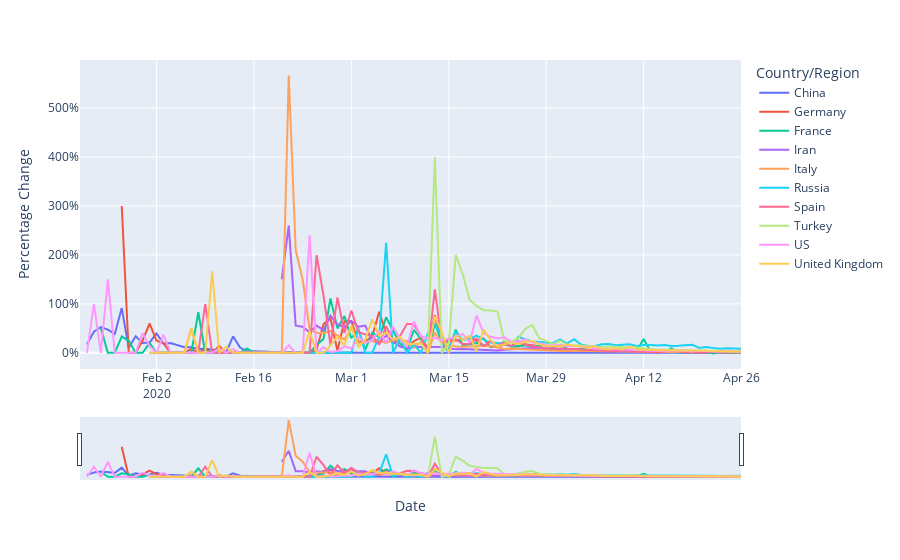

Here is the notebook cell this chart was saved with:
### Code cell
confirmed_pct_df=pd.concat([confirmed_df,confirmed_df.groupby([country_col])['Confirmed Cases'].pct_change().rename('Percentage Change')*100],axis=1)

fig=px.line(confirmed_pct_df, color=country_col, x='Date',y='Percentage Change')
fig.update_layout(yaxis = {'ticksuffix':'%'})
fig.update_xaxes(rangeslider_visible=True)
fig.show()
